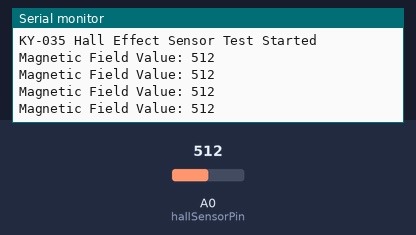
Recording of a sketch running on a simulated Arduino Uno, built with avr-gcc and run on an emulated ATmega328P. Shown: the last lines printed to the serial monitor. Inputs (shaded band) come from the test bench; at power-on: A0 (hallSensorPin) = 512.

Above: at 1.2 s.
1.3 s: A0 (hallSensorPin) set to 716
At 1.71 s:
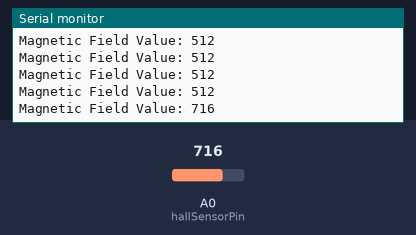
2.8 s: A0 (hallSensorPin) set to 900
At 2.91 s:
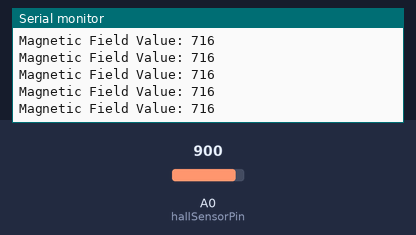
Timing chart, 0 to 5.8 s (numbered marks = the images above; inputs shaded):
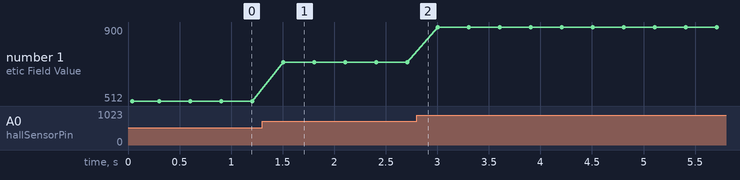

The sketch:

hall_effect_console.ino
```cpp
// (licence header left out)
const int hallSensorPin = A0;   // KY-035 analog output connected to A0
int hallValue = 0;              // Variable to store sensor reading

void setup() {
  Serial.begin(9600);           // Start serial communication
  Serial.println("KY-035 Hall Effect Sensor Test Started");
}

void loop() {
  // Read analog magnetic field value
  hallValue = analogRead(hallSensorPin);
  // Print value to Serial Monitor
  Serial.print("Magnetic Field Value: ");
  Serial.println(hallValue);
  delay(300);  // Small delay for stability
}
```

Measured:
- after the input at 1.3 s, the serial monitor: prints a new line after 0.20 s (image 1)
- plotted number 1: 512 → 716 after the input at 1.3 s, 716 → 900 after the input at 2.8 s
